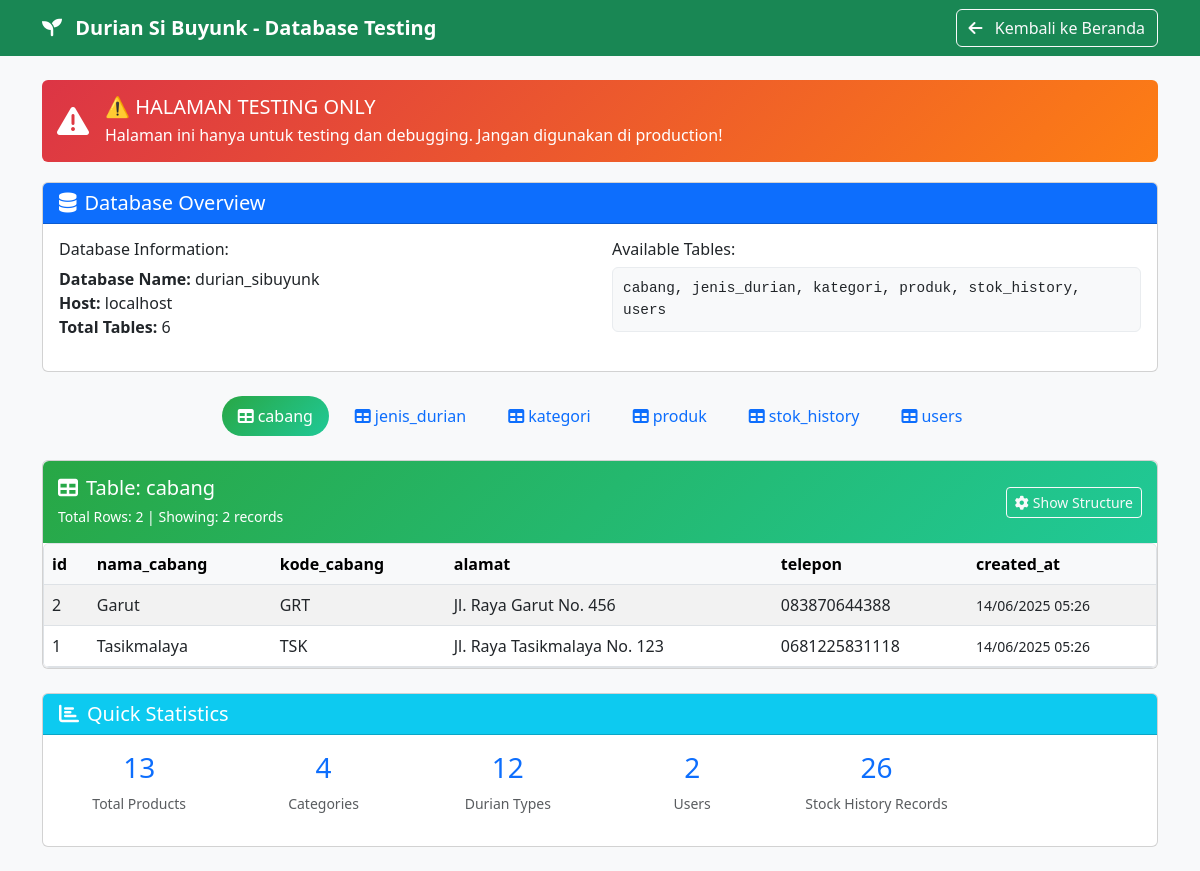
Page /database_testing.php on the committed database.
### tables this page shows
CREATE TABLE `cabang` (
  `id` int NOT NULL,
  `nama_cabang` varchar(50) NOT NULL,
  `kode_cabang` varchar(10) NOT NULL,
  `alamat` text,
  `telepon` varchar(20) DEFAULT NULL,
  `created_at` timestamp NOT NULL DEFAULT CURRENT_TIMESTAMP
);

### database_testing.php (the view, shortened to what this page needs)
<?php
$pdo = getConnection();
$tables = [];
$stmt = $pdo->query("SHOW TABLES");
while ($row = $stmt->fetch(PDO::FETCH_NUM)) {
    $tables[] = $row[0];
}
?>
<!DOCTYPE html>
<html lang="id">
<head>
    <link href="https://cdn.jsdelivr.net/npm/bootstrap@5.3.0/dist/css/bootstrap.min.css" rel="stylesheet">
    <link href="https://cdnjs.cloudflare.com/ajax/libs/font-awesome/6.0.0/css/all.min.css" rel="stylesheet">
</head>
<body class="bg-light">
    <nav class="navbar navbar-expand-lg navbar-dark bg-success">
        <div class="container">
            <a class="navbar-brand fw-bold" href="index.php">
                <i class="fas fa-seedling me-2"></i>
                Durian Si Buyunk - Database Testing
            </a>
            <div class="navbar-nav ms-auto">
                <a href="index.php" class="btn btn-outline-light">
                    <i class="fas fa-arrow-left me-2"></i>
                    Kembali ke Beranda
                </a>
            </div>
        </div>
    </nav>
    <div class="container py-4">
        <div class="warning-banner">
            <div class="d-flex align-items-center">
                <i class="fas fa-exclamation-triangle fa-2x me-3"></i>
                <div>
                    <h5 class="mb-1">⚠️ HALAMAN TESTING ONLY</h5>
                    <p class="mb-0">Halaman ini hanya untuk testing dan debugging. Jangan digunakan di production!</p>
                </div>
            </div>
        </div>
        <div class="row mb-4">
            <div class="col-12">
                <div class="card">
                    <div class="card-header bg-primary text-white">
                        <h5 class="mb-0"><i class="fas fa-database me-2"></i>Database Overview</h5>
                    </div>
                    <div class="card-body">
                        <div class="row">
                            <div class="col-md-6">
                                <h6>Database Information:</h6>
                                <ul class="list-unstyled">
                                    <li><strong>Database Name:</strong> <?= DB_NAME ?></li>
                                    <li><strong>Host:</strong> <?= DB_HOST ?></li>
                                    <li><strong>Total Tables:</strong> <?= count($tables) ?></li>
                                </ul>
                            </div>
                            <div class="col-md-6">
                                <h6>Available Tables:</h6>
                                <div class="code-block">
                                    <?= implode(', ', $tables) ?>
                                </div>
                            </div>
                        </div>
                    </div>
                </div>
            </div>
        </div>
        <div class="mb-4">
            <ul class="nav nav-pills justify-content-center" id="tableNav" role="tablist">
                <?php foreach ($tables as $index => $table): ?>
                    <li class="nav-item" role="presentation">
                        <button class="nav-link <?= $index === 0 ? 'active' : '' ?>"
                                id="<?= $table ?>-tab" data-bs-toggle="pill"
                                data-bs-target="#<?= $table ?>-content" type="button" role="tab">
                            <i class="fas fa-table me-1"></i><?= $table ?>
                        </button>
                    </li>
                <?php endforeach; ?>
            </ul>
        </div>
        <div class="tab-content" id="tableContent">
            <?php foreach ($tables as $index => $table): ?>
                <div class="tab-pane fade <?= $index === 0 ? 'show active' : '' ?>"
                     id="<?= $table ?>-content" role="tabpanel">
                    <?php
                    $dataStmt = $pdo->query("SELECT * FROM `$table` ORDER BY id DESC LIMIT 100");
                    $data = $dataStmt->fetchAll();
                    $countStmt = $pdo->query("SELECT COUNT(*) as total FROM `$table`");
                    $totalRows = $countStmt->fetch()['total'];
                    ?>
                    <div class="card">
                        <div class="table-header">
                            <div class="d-flex justify-content-between align-items-center">
                                <div>
                                    <h5 class="mb-1">
                                        <i class="fas fa-table me-2"></i>Table: <?= $table ?>
                                    </h5>
                                    <small>Total Rows: <?= number_format($totalRows) ?> | Showing: <?= count($data) ?> records</small>
                                </div>
                                <div>
                                    <button class="btn btn-outline-light btn-sm" onclick="toggleStructure('<?= $table ?>')">
                                        <i class="fas fa-cog me-1"></i>Show Structure
                                    </button>
                                </div>
                            </div>
                        </div>
                        <?php if (empty($data)): ?>
                            <div class="card-body text-center">
                                <i class="fas fa-inbox fa-3x text-muted mb-3"></i>
                                <h5 class="text-muted">No Data Found</h5>
                                <p class="text-muted">Table <?= $table ?> is empty.</p>
                            </div>
                        <?php else: ?>
                            <div class="table-container">
                                <table class="table table-striped table-hover mb-0">
                                    <thead>
                                        <tr>
                                            <?php foreach (array_keys($data[0]) as $column): ?>
                                                <th><?= htmlspecialchars($column) ?></th>
                                            <?php endforeach; ?>
                                        </tr>
                                    </thead>
                                    <tbody>
                                        <?php foreach ($data as $row): ?>
                                            <tr>
                                                <?php foreach ($row as $column => $value): ?>
                                                    <td>
                                                        <?php
                                                        if (is_null($value)) {
                                                            echo '<span class="text-muted fst-italic">NULL</span>';
                                                        } elseif ($column === 'gambar' && !empty($value)) {
                                                            $imagePath = getImagePath($value);
                                                            if ($imagePath && file_exists($imagePath)) {
                                                                echo '<img src="' . $imagePath . '" class="img-thumbnail" style="max-width: 50px; max-height: 50px;"> ';
                                                            }
                                                            echo '<small>' . htmlspecialchars($value) . '</small>';
                                                        } elseif (in_array($column, ['created_at', 'updated_at']) && !empty($value)) {
                                                            echo '<small>' . date('d/m/Y H:i', strtotime($value)) . '</small>';
                                                        } elseif (in_array($column, ['harga', 'harga_per_kg']) && is_numeric($value)) {
                                                            echo '<span class="text-success fw-bold">' . formatRupiah($value) . '</span>';
                                                        } elseif (is_string($value) && strlen($value) > 50) {
                                                            echo '<span title="' . htmlspecialchars($value) . '">' .
                                                                 htmlspecialchars(substr($value, 0, 50)) . '...</span>';
                                                        } else {
                                                            echo htmlspecialchars($value);
                                                        }
                                                        ?>
                                                    </td>
                                                <?php endforeach; ?>
                                            </tr>
                                        <?php endforeach; ?>
                                    </tbody>
                                </table>
                            </div>
                        <?php endif; ?>
                    </div>
                </div>
            <?php endforeach; ?>
        </div>
        <div class="row mt-4">
            <div class="col-12">
                <div class="card">
                    <div class="card-header bg-info text-white">
                        <h5 class="mb-0"><i class="fas fa-chart-bar me-2"></i>Quick Statistics</h5>
                    </div>
                    <div class="card-body">
                        <div class="row">
                            <?php
                            $stats = [
                                'produk' => 'Total Products',
                                'kategori' => 'Categories',
                                'jenis_durian' => 'Durian Types',
                                'users' => 'Users',
                                'stok_history' => 'Stock History Records'
                            ];
                            foreach ($stats as $table => $label):
                                if (in_array($table, $tables)):
                                    $countStmt = $pdo->query("SELECT COUNT(*) as total FROM `$table`");
                                    $count = $countStmt->fetch()['total'];
                            ?>
                                <div class="col-md-2 col-6 mb-3">
                                    <div class="text-center">
                                        <div class="h3 text-primary"><?= number_format($count) ?></div>
                                        <div class="text-muted small"><?= $label ?></div>
                                    </div>
                                </div>
                            <?php
                                endif;
                            endforeach;
                            ?>
                        </div>
                    </div>
                </div>
            </div>
        </div>
    </div>
</body>
</html>

### database_testing.php (style rules this page uses)
.table-container { max-height: 500px; overflow-y: auto; border: 1px solid #dee2e6; border-radius: 0.375rem; }
.table-header { background: linear-gradient(135deg, #28a745, #20c997); color: white; padding: 15px; margin-bottom: 0; border-radius: 0.375rem 0.375rem 0 0; }
.table th { background: #f8f9fa; color: black; position: sticky; top: 0; z-index: 10; }
.code-block { background: #f8f9fa; border: 1px solid #e9ecef; border-radius: 0.375rem; padding: 10px; font-family: 'Courier New', monospace; font-size: 0.9em; overflow-x: auto; }
.nav-pills .nav-link { border-radius: 50px; margin: 0 5px; }
.nav-pills .nav-link.active { background: linear-gradient(135deg, #28a745, #20c997); }
.warning-banner { background: linear-gradient(135deg, #dc3545, #fd7e14); color: white; padding: 15px; border-radius: 0.375rem; margin-bottom: 20px; }

### rows in the picture
cabang: id "2", nama_cabang "Garut", kode_cabang "GRT", alamat "Jl. Raya Garut No. 456", telepon "083870644388", created_at "14/06/2025 05:26"
cabang: id "1", nama_cabang "Tasikmalaya", kode_cabang "TSK", alamat "Jl. Raya Tasikmalaya No. 123", telepon "0681225831118", created_at "14/06/2025 05:26"

### other values in the picture
DB_NAME "durian_sibuyunk"
DB_HOST "localhost"
count($tables) "6"
implode(', ', $tables) "cabang, jenis_durian, kategori, produk, stok_history, users"
$table "cabang"
$table "jenis_durian"
$table "kategori"
$table "produk"
$table "stok_history"
$table "users"
$totalRows "2"
count($data) "2"
$column "id"
$column "nama_cabang"
$column "kode_cabang"
